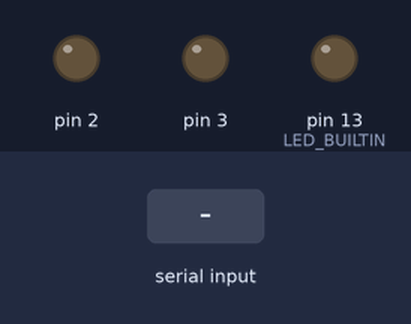
Bench run of a sketch on a simulated Arduino Uno, built with avr-gcc and run on an emulated ATmega328P. Parts: output pins drawn as LEDs (lit = HIGH). The inputs (shaded band) are chosen by the test bench.

Above: at 1.2 s.
1.3 s: "a" received over Serial
At 1.7 s:
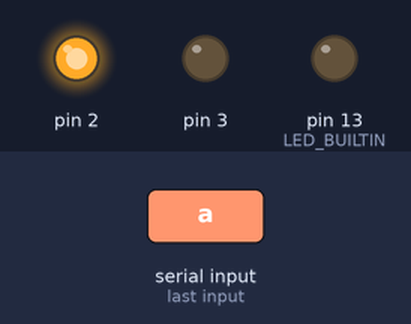
2.8 s: "b" received over Serial
At 4.0 s:
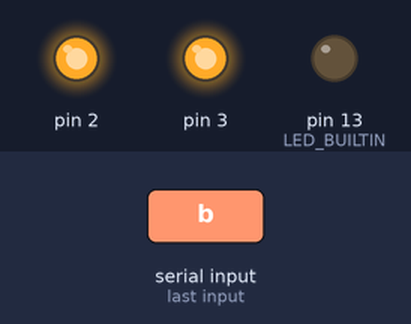
4.3 s: "c" received over Serial
At 5.1 s:
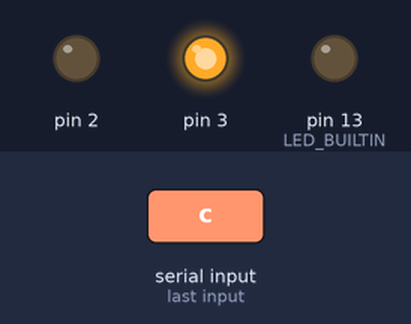
5.8 s: "d" received over Serial
At 6.3 s:
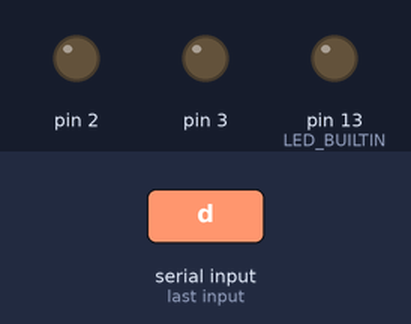
Timing chart, 0 to 8.3 s (numbered marks = the images above; inputs shaded):
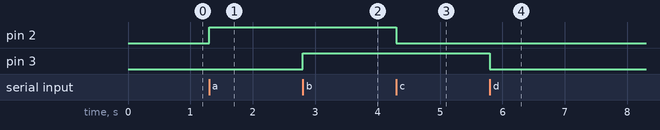

Measured:
- after the input at 1.3 s, pin 2: LOW → HIGH at once
- after the input at 2.8 s, pin 3: LOW → HIGH at once
- after the input at 4.3 s, pin 2: HIGH → LOW at once
- after the input at 5.8 s, pin 3: HIGH → LOW at once

The sketch:

python_serial_nano.ino
```cpp
/*

*/

// include the library code:
//#include <LiquidCrystal.h>

// initialize the library by associating any needed LCD interface pin
// with the arduino pin number it is connected to
//const int rs = 12, en = 11, d4 = 5, d5 = 4, d6 = 3, d7 = 2;
//LiquidCrystal lcd(rs, en, d4, d5, d6, d7);

void setup() {
  // set up the LCD's number of columns and rows:
  // lcd.begin(16, 2);
  // Print a message to the LCD to test is working
  // lcd.print("hello, world!");
  // delay(2000);
  // open the serial port:
  Serial.begin(115200);

  pinMode(LED_BUILTIN, OUTPUT);
  pinMode(2, OUTPUT);
  pinMode(3, OUTPUT);
}

void loop() {
  // set the cursor to column 0, line 1
  // (note: line 1 is the second row, since counting begins with 0):
  // lcd.setCursor(0, 1);
  // print the number of seconds since reset:
  //lcd.print(millis() / 1000);

 // digitalWrite(LED_BUILTIN, HIGH);  // turn the LED on (HIGH is the voltage level)

//  delay(5000);                      // wait for a second
 // digitalWrite(LED_BUILTIN, LOW);   // turn the LED off by making the voltage LOW
 // delay(3000);
  //digitalWrite(2, LOW);   // turn the LED on (HIGH is the voltage level)
  //digitalWrite(3, LOW);   // turn the LED on (HIGH is the voltage level)


  // read serial msg send from the pyhton code.
  if (Serial.available() > 0) {
    //String msg = Serial.readString();


    char input = Serial.read();


    switch (input) {

      case 'a':
        digitalWrite(2, HIGH);
        break;

      case 'b':
        digitalWrite(3, HIGH);
        break;


      case 'c':

        digitalWrite(2, LOW);
        break;


      case 'd':
        digitalWrite(3, LOW);
        break;
    }

    /*
    if (input == 'a') {


      digitalWrite(2, HIGH);


    }

    else if (input == 'b') {

      digitalWrite(3, HIGH);


    }

    else if (input == 'c') {

      digitalWrite(2, LOW);


    } else if (input == 'd') {

      digitalWrite(3, LOW);
    }
*/

    //lcd.print(msg);
  }
}
```
